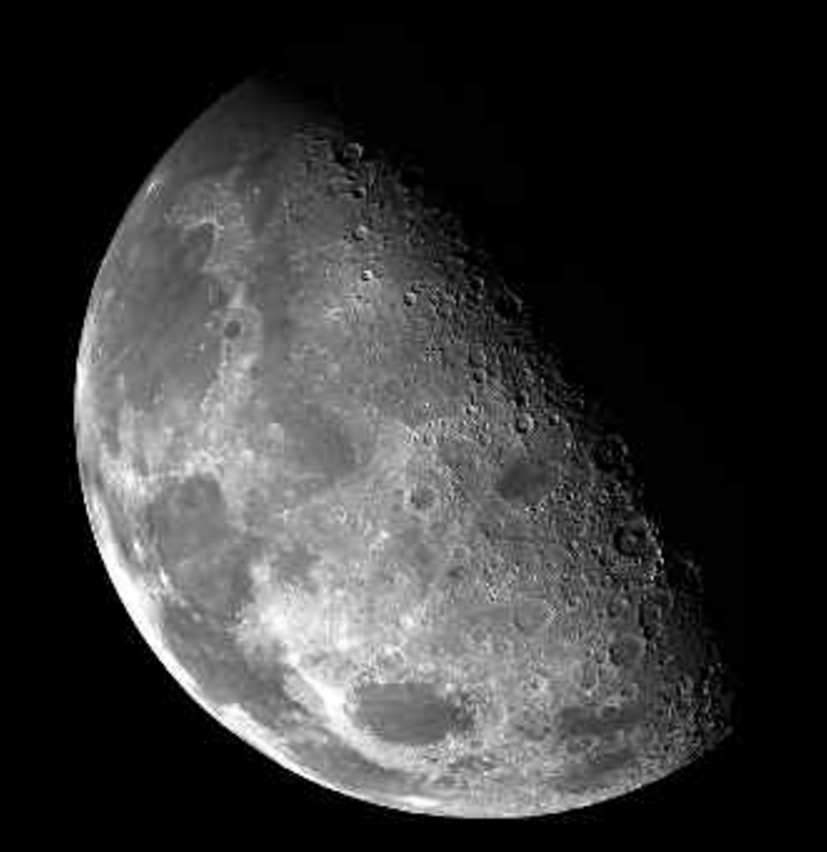
#> input picture resources/moon.png, 827 x 852 px
$ jupyter execute ex4.ipynb
#> lines starting #> are read from the running program, lines starting #| are printed output that depends on the picture
# Ejercicio 4 - Laplaciano

[cell 1]
import cv2 as cv

[cell 2]
import numpy as np

[cell 3]
import matplotlib.pyplot as plt

## Análisis de la aplicacion del Laplaciano
El operador laplaciano hace uso de la segunda derivada, detectando cambios agresivos en la imagen, es decir, las más altas frecuencias. Estas altas frecuencias se relacionan con los bordes de las imágenes, así que vamos a buscar cómo utilizar la información que nos brinda el laplaciano para resaltar los bordes. Observemos en el siguiente ejemplo en una dimensión cómo actúa el laplaciano:

[cell 4]
test_x = np.array([100, 100, 160, 127, 127])
indexes = np.array(range(1, len(test_x) - 1))
test_lap = test_x[indexes+1] + test_x[indexes-1] - 2*test_x[indexes]
plt.figure()
plt.title('Contorno en una dimensión y su laplaciano')
plt.scatter(range(len(test_x)),test_x, label='Señal de prueba')
plt.scatter(indexes, test_lap, color='r', label='Laplaciano', marker='x')
plt.legend(loc='lower right')
plt.grid()
plt.show()
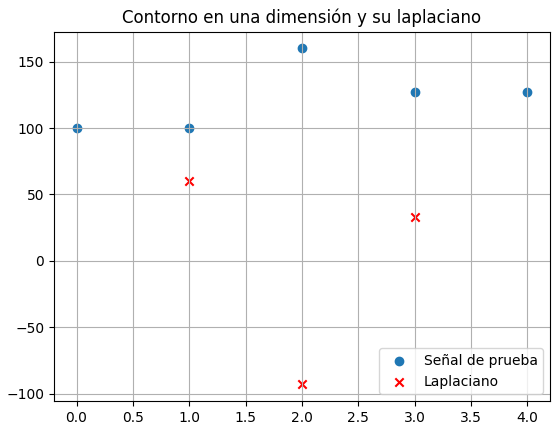
#> figure drawn by matplotlib, 1 panel
plt.imshow(np.tile(test_x, 1).reshape(1,len(test_x)), cmap='gray', vmin=0, vmax=255)
plt.show()
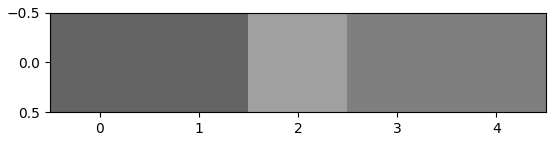
#> figure drawn by matplotlib, 1 panel

Notamos que en el caso presentado, se tienen valores oscuros a la izquierda, claros al centro y gris a la derecha. Si queremos hacer más perceptible el contorno, querríamos que el oscuro sea más oscuro, el claro más claro y el gris de la derecha oscurecerlo para diferenciarlo del contorno claro.

Si le restamos el laplaciano a la señal original obtenemos exactamente el efecto descripto, lo cual se deduce del signo que tiene en cada punto.
Como tiene valores positivos para el oscuro y el gris, al restarlo se oscurecen estos puntos. Por otro lado, como es negativo para el claro, al restarlo lo hará más claro.

Observamos el efecto de restar el laplaciano:

[cell 5]
plt.imshow(np.tile(test_x - np.concatenate([[0], test_lap, [0]]), 1).reshape(1,len(test_x)), cmap='gray', vmin=0, vmax=255)
plt.show()
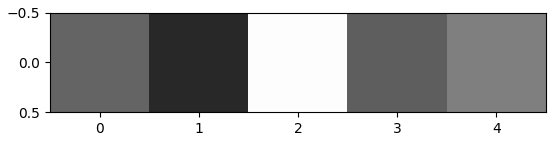
#> figure drawn by matplotlib, 1 panel

Como se había explicado, se logró el efecto deseado, dado que el contorno se hizo más apreciable y los puntos de la imagen lejanos al contorno no se vieron afectados.

## Kernel definitivo
Por lo explicado anteriormente, buscamos un kernel que de como resultado la señal con el laplaciano restado. Para ello, le restamos el kernel del laplaciano con las diagonales incluidas al kernel identidad:

$
K =
\begin{pmatrix}
0 & 0 & 0\\
0 & 1 & 0\\
0 & 0 & 0
\end{pmatrix}
-
\begin{pmatrix}
1 & 1  & 1 \\
1 & -8 & 1\\
1 & 1  & 1
\end{pmatrix}
=
\begin{pmatrix}
-1 & -1  & -1 \\
-1 & 9 & -1\\
-1 & -1  & -1
\end{pmatrix}
$

Aplicando el kernel $K$ obtenido haremos la operación de resaltar los contornos.

### Carga de la imagen

[cell 6]
img = cv.imread('../resources/moon.png', cv.IMREAD_GRAYSCALE)
#> img is the input picture: shape (852, 827); min 0, max 255, mean 53.9
plt.imshow(img, cmap='gray')
plt.axis('off')
plt.show()

## Aplicación del Kernel

[cell 7]
kernel = -np.ones((3,3))
kernel[1,1] = 9
laplacian = cv.filter2D(img, -1, kernel)
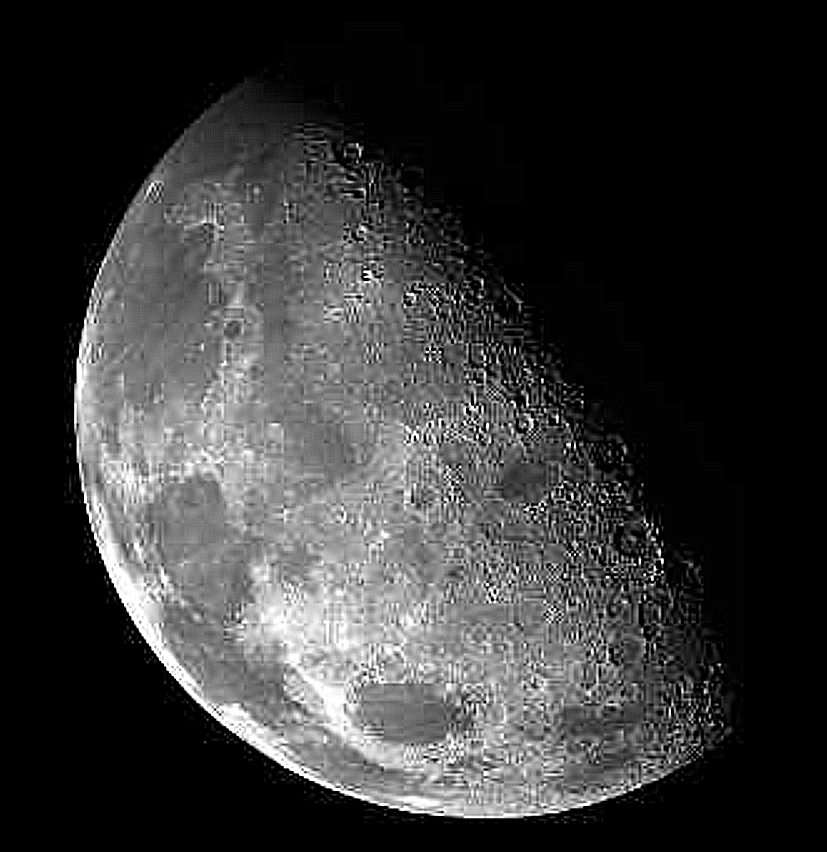
#> laplacian: shape (852, 827); min 0, max 255, mean 54.3

### Comparación de las imágenes

[cell 8]
plt.figure(figsize=(12,8))
plt.subplot(1,2,1)
plt.imshow(img, cmap='gray', vmin=0, vmax=255)
plt.axis('off')
plt.title('Imagen original')
plt.subplot(1,2,2)
plt.imshow(laplacian, cmap='gray', vmin=0, vmax=255)
plt.axis('off')
plt.title('Imagen filtrada')
plt.show()

$ run again, with resources/cactus.png copied over resources/moon.png
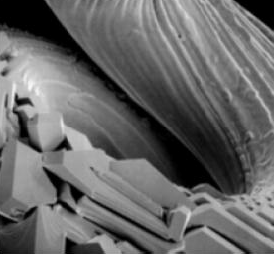
#> input picture resources/cactus.png, 274 x 254 px
#> img is the input picture: shape (254, 274); min 0, max 248, mean 102.7
#> `laplacian = cv.filter2D(img, -1, kernel)`:
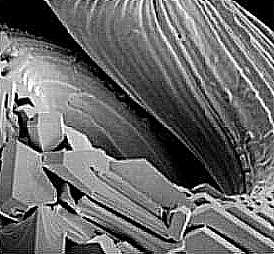
#> laplacian: shape (254, 274); min 0, max 255, mean 104.8
